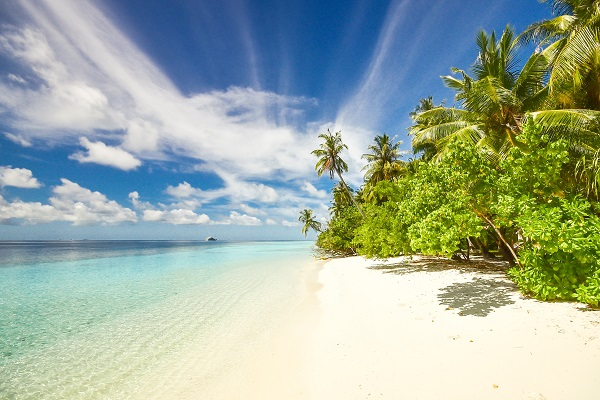
#> input picture input/beach.jpg, 600 x 400 px
$ python color_histogram.py --image input/beach.jpg
#> lines starting #> are read from the running program, lines starting #| are printed output that depends on the picture
from __future__ import print_function
from matplotlib import pyplot as plt
import numpy as np
import argparse
import cv2

ap = argparse.ArgumentParser()
ap.add_argument("-i", "--image", required = True, help = "Path to the image")
args = vars(ap.parse_args())

image = cv2.imread(args["image"])
#> image is the input picture: shape (400, 600, 3); mean B, G, R 159.9, 174.7, 158.8
cv2.imshow("Original", image)
cv2.waitKey(0)

# splittig the image into three channels i BGR
chans = cv2.split(image)
colors = ("b", "g", "r")
plt.figure()
plt.title("Flattened Color Histograms")
plt.xlabel("Bins")
plt.ylabel("# of Pixels")

# looping over each of the channels in the image
for (chan, color) in zip(chans, colors):
	hist = cv2.calcHist([chan], [0], None, [256], [0, 256])
	plt.plot(hist, color = color)
	plt.xlim([0, 256])
#> this loop made 3 passes
#> color on passes 1 to 3: 'b', 'g', 'r'

plt.show()
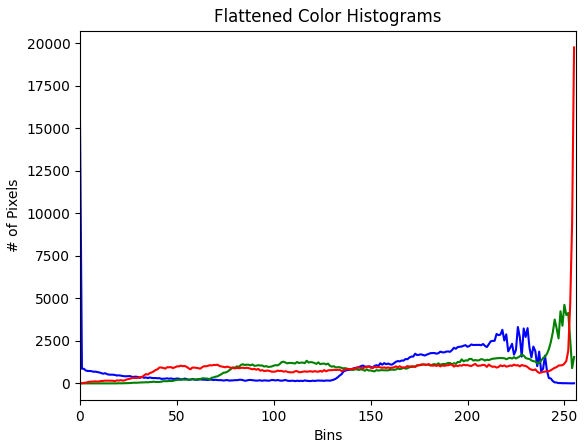
#> figure drawn by matplotlib, 1 panel; curve peaks at x = 0, y = 15348; curve peaks at x = 250, y = 4618; curve peaks at x = 255, y = 19745

'''
building a multi-dimensional histogram that considers two channels at a time
bins to consider: 8 x 8, 32 x 32, 64 x 64; because 256 x 256 is a wasteful resource
'''

fig = plt.figure()
ax = fig.add_subplot(131)
# passing green and blue channels
hist = cv2.calcHist([chans[1], chans[0]], [0, 1], None, [32, 32], [0, 256, 0, 256])
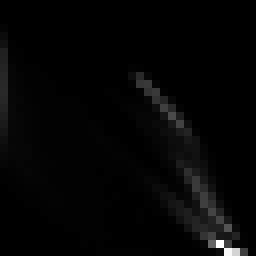
#> hist: shape (32, 32) float32 (shown 8 times larger); min 0, max 11564, mean 234.4; drawn with min black and max white
p = ax.imshow(hist, interpolation = "nearest")
ax.set_title("2D Color Histogram for G and B")
plt.colorbar(p)

ax = fig.add_subplot(131)
# passing green and red channels
hist = cv2.calcHist([chans[1], chans[2]], [0, 1], None, [32, 32], [0, 256, 0, 256])
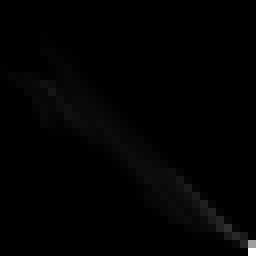
#> hist: shape (32, 32) float32 (shown 8 times larger); min 0, max 24696, mean 234.4; drawn with min black and max white
p = ax.imshow(hist, interpolation = "nearest")
ax.set_title("2D Color Histogram for G and R")
plt.colorbar(p)

ax = fig.add_subplot(131)
# passing blue and red channels
hist = cv2.calcHist([chans[0], chans[2]], [0, 1], None, [32, 32], [0, 256, 0, 256])
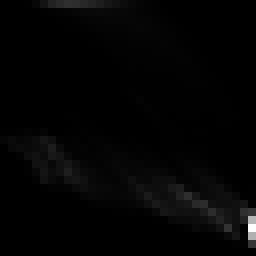
#> hist: shape (32, 32) float32 (shown 8 times larger); min 0, max 13993, mean 234.4; drawn with min black and max white
p = ax.imshow(hist, interpolation = "nearest")
ax.set_title("2D Color Histogram for B and R")
plt.colorbar(p)

print("2D Histogram Shape: {}, with {} values".format(hist.shape, hist.flatten().shape[0]))
#| 2D Histogram Shape: (32, 32), with 1024 values

'''
building a multi-dimensional histogram that considers three channels at a time
bins to consider: 8 x 8, 32 x 32, 64 x 64; because 256 x 256 is a wasteful resource
'''
hist = cv2.calcHist([image], [0, 1, 2], None, [8, 8, 8], [0, 256, 0, 256, 0, 256])
print("3D Histogram shape: {}, with {} values".format(hist.shape, hist.flatten().shape[0]))
#| 3D Histogram shape: (8, 8, 8), with 512 values

plt.show()
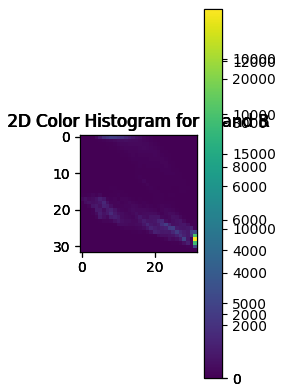
#> figure drawn by matplotlib, 6 panels

$ run again, on input/rhino.jpg
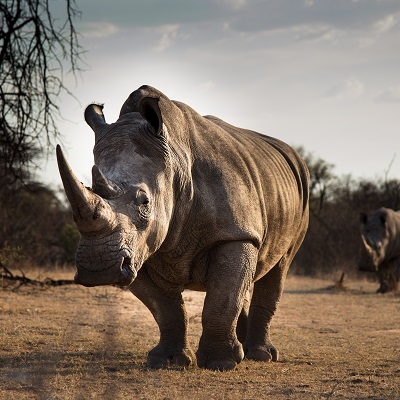
#> input picture input/rhino.jpg, 400 x 400 px
#> image is the input picture: shape (400, 400, 3); mean B, G, R 101.6, 114.3, 128.2
#> the loop `for (chan, color) in zip(chans, colors):` made 3 passes
#> color on passes 1 to 3: 'b', 'g', 'r'
#> `plt.show()`:
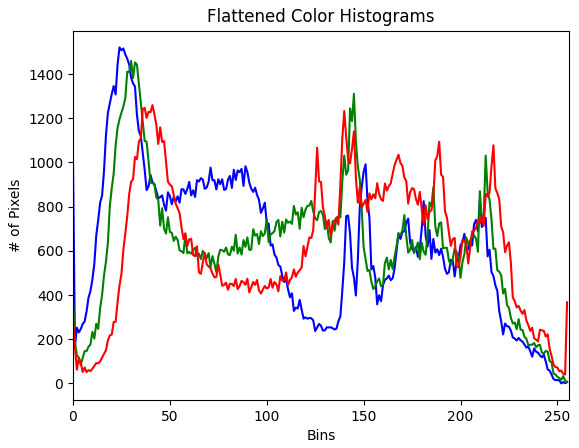
#> figure drawn by matplotlib, 1 panel; curve peaks at x = 24, y = 1521; curve peaks at x = 30, y = 1460; curve peaks at x = 41, y = 1260
#> `hist = cv2.calcHist([chans[0], chans[2]], [0, 1], None, [32, 32], [0, ..`:
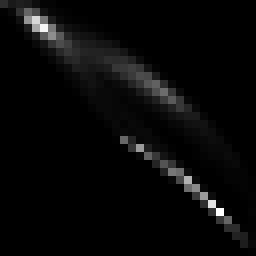
#> hist: shape (32, 32) float32 (shown 8 times larger); min 0, max 4571, mean 156.2; drawn with min black and max white
#| 2D Histogram Shape: (32, 32), with 1024 values
#| 3D Histogram shape: (8, 8, 8), with 512 values
